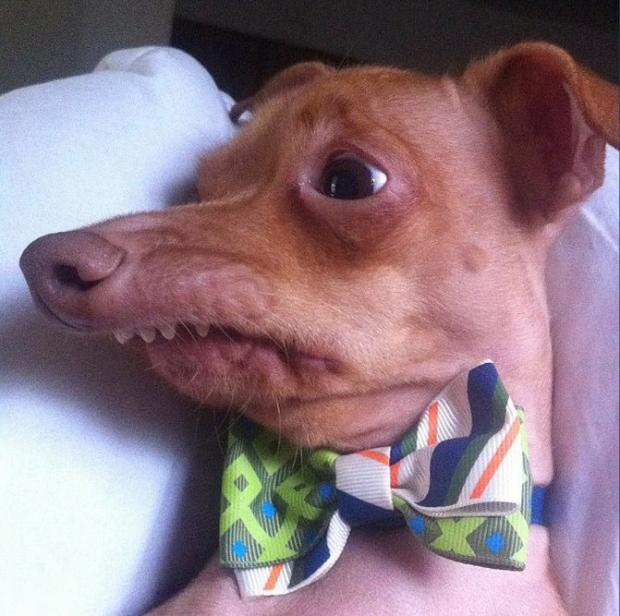
#> input picture Week_10/tuna-the-dog-phteven.jpg, 620 x 616 px
$ jupyter execute --allow-errors k-means_clustering.ipynb
#> lines starting #> are read from the running program, lines starting #| are printed output that depends on the picture; long printed decimals are rounded
# k-means Clustering

## Table of contents

[1.) Simple k-means clustering example](#section_1)<br>
[2.) Image segmentation](#section_2)<br>
[3.) 3D point cloud segmentation](#section_3)<br>
[4.) Finding clusters in the apartment data](#section_4)

## Libraries and settings

[cell 1]
# Install opencv-python-headless (neccessary in GitHub Codespaces)


# Libraries
import os
import cv2
import numpy as np
import pandas as pd
import matplotlib.pyplot as plt

from sklearn.cluster import KMeans
from sklearn.datasets import make_blobs
from sklearn.metrics import silhouette_score
from sklearn.preprocessing import StandardScaler

# Ignore warnings
import warnings
warnings.filterwarnings('ignore')

# Current working directory
print('\nCurrent working directory:', os.getcwd())

## 1.) Simple k-means clustering example
<a id='section_1'></a>

### Create the dataset

[cell 2]
# Create data
centers = [[2,1], [-2,2], [-2,-2], [-4,-5], [5,7]]
X, y = make_blobs(n_samples=300,
                  centers=centers,
                  cluster_std=0.8,
                  random_state=42)

# Normalization of the values
X = StandardScaler().fit_transform(X)

# Plot the data
plt.figure(figsize=(6,4))
plt.scatter(X[:,0], X[:,1], s=10, color='darkred')
plt.show()
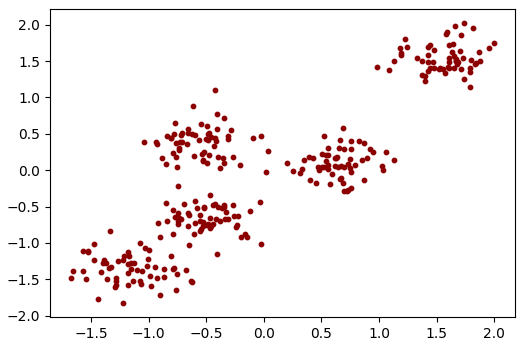
#> figure drawn by matplotlib, 1 panel

### Elbow Method showing the optimal k

[cell 3]
# Sum of squared distances of samples to their closest cluster center
distortions = []

# Range of k's
K = range(1,16,1)

# Loop to find the optimal k
for k in K:
    kmeanModel = KMeans(n_clusters=k)
    kmeanModel.fit(X)
    distortions.append(kmeanModel.inertia_)

# Elbow plot
plt.figure(figsize=(5,3))
plt.plot(K, distortions, 'bx-')
plt.xlabel('k')
plt.ylabel('Distortion')
plt.title('The Elbow Method showing the optimal k')

plt.show()
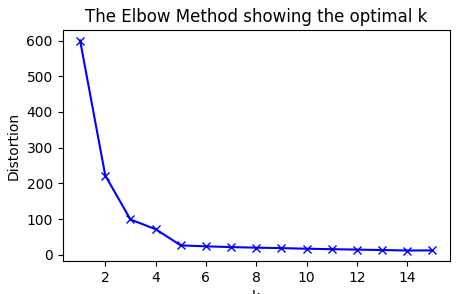
#> figure drawn by matplotlib, 1 panel; curve peaks at x = 1, y = 600

The ideal k value is 5 as the silhouette score is the highest

### Perform k-means clustering

[cell 4]
# Number of clusters
k = 5

# k-means clustering
kmeans = KMeans(n_clusters=k, random_state=42).fit(X)

# Predict the values
y2 = kmeans.predict(X)

# Plot the clusters
plt.figure(figsize=(6,4))
plt.scatter(X[:, 0], X[:, 1], c=y2, s=10)
plt.show()
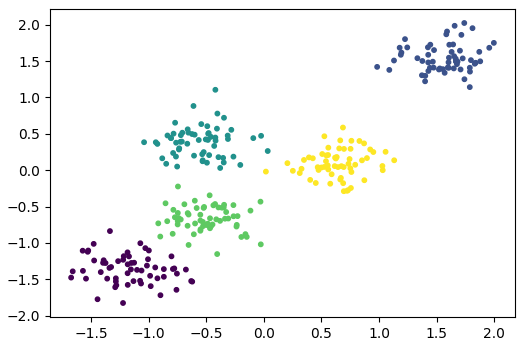
#> figure drawn by matplotlib, 1 panel

### Get and check the converged cluster centroids

[cell 5]
# Print centroids
centroids = kmeans.cluster_centers_
print('Cluster centroids:')
print(centroids, '\n')

# Check the 1st cluster's centroid 'by hand'
clust_00 = X[y2 == 0]
print('The 1st cluster\'s centroid:')
print(f'x = {sum(clust_00[:,0]/len(clust_00[:,0])):.8f}')
print(f'y = {sum(clust_00[:,1]/len(clust_00[:,1])):.8f}')

### Get the inertia or 'within-cluster sum-of-squares (WCSS)' of the k-means model

[cell 6]
print(f'Within-cluster sum-of-squares: {kmeans.inertia_:.4f}')

### Perform Silhouette Analysis
- For examples see:
- https://laid-back-scientist.com/en/k-means
- https://machinelearninggeek.com/evaluating-clustering-methods
- https://medium.com/@favourphilic/how-to-interpret-silhouette-plot-for-k-means-clustering-414e144a17fe

[cell 7]
# Import own module for Silhouette plots
from silhouette import *

# Create Silhouette plots for different k's
# Note: range(2,12,1) provides: [2, 3, 4, 5, 6, 7, 8, 9, 10, 11]
#> (the rest of this cell did not finish here and is left out)

## 2.) Image segmentation
<a id='section_2'></a>

## 2.) Image segmentation
<a id='section_2'></a>

### Read the image

[cell 8]
# Read the image
image = cv2.imread('tuna-the-dog-phteven.jpg')
#> image is the input picture: shape (616, 620, 3); mean B, G, R 130.4, 119.6, 142.2

# Change the color to RGB (from BGR)
image = cv2.cvtColor(image, cv2.COLOR_BGR2RGB)

# Plot the image
plt.figure(figsize=(6,8))
plt.imshow(image)

### Reshape the image

[cell 9]
# Reshaping the image into a 2D array of pixels and RGB colors
pixel_vals = image.reshape((-1,3))

# Convert to float
pixel_vals = np.float32(pixel_vals)
pixel_vals

### Elbow method showing the optimal k

[cell 10]
# Sum of squared distances of samples to their closest cluster center
distortions = []

# Range of k's
K = range(2,10,1)

# Loop to find the optimal k
for k in K:
    kmeanModel = KMeans(n_clusters=k)
    kmeanModel.fit(pixel_vals)
    distortions.append(kmeanModel.inertia_)
#> after the loop, distortions = [1.6e+09, 851287104, 570533120, 457098336, 390309888, 350571584, 312513792, 284715200]

# Elbow plot
plt.figure(figsize=(5,3))
plt.plot(K, distortions, 'bx-')
plt.xlabel('k')
plt.ylabel('Distortion')
plt.title('The Elbow method showing the optimal k')

plt.show()
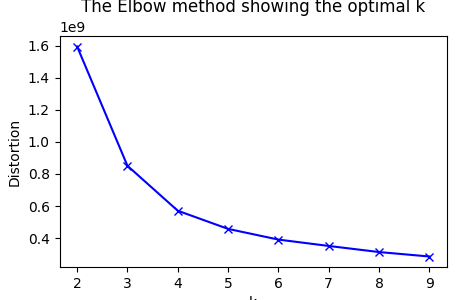
#> figure drawn by matplotlib, 1 panel

### Perform image segmentation

[cell 11]
# Number of clusters
k = 3

# Criteria for the segmentation algorithm to stop running
criteria = (cv2.TERM_CRITERIA_EPS + cv2.TERM_CRITERIA_MAX_ITER, 100, 0.85)

# Perform k-means clustering
retval, labels, centers = cv2.kmeans(pixel_vals,
                                     k,
                                     None,
                                     criteria,
                                     10,
                                     cv2.KMEANS_RANDOM_CENTERS)
#> retval = 851360677.8; centers = [[78.3, 54.3, 59.58], [216.8, 217.3, 234.8], [168.3, 130.1, 142.7]]

# Print cluster labels
print('Cluster labels:')
print(labels, '\n')
#> (printed output is left out)

# Print cluster centroids
print(f'Centroids of {k} clusters')
print(centers)
#| [[ 78.298   54.304  59.581 ]
#|  [216.780  217.253  234.800 ]
#|  [168.338  130.146  142.742 ]]

### Change data types and reshape the segmented data for visualization

[cell 12]
# Convert data into 8-bit values
centers = np.uint8(centers)
#> centers = [[78, 54, 59], [216, 217, 234], [168, 130, 142]]
segmented_data = centers[labels.flatten()]

# Reshape data into the original image dimensions
segmented_image = segmented_data.reshape((image.shape))
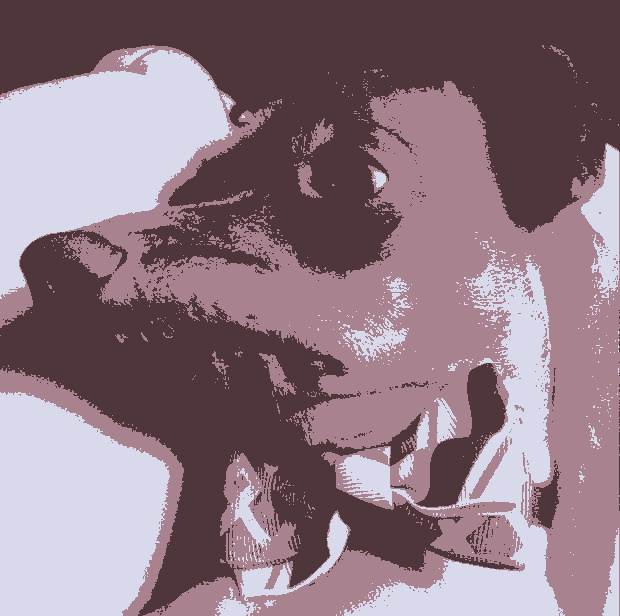
#> segmented_image: shape (616, 620, 3); mean R, G, B 141.8, 119.4, 129.7

# Show result
plt.figure(figsize=(6,8))
plt.imshow(segmented_image)

### Read the image

[cell 13]
# Read the image
image = cv2.imread('parrot.jpg')

# Change the color to RGB (from BGR)
#> (the rest of this cell did not finish here and is left out)

### Reshape the image

#> (a cell that did not finish here is left out)

### Elbow method showing the optimal k

[cell 15]
# Sum of squared distances of samples to their closest cluster center
distortions = []

# Range of k's
K = range(2,10,1)

# Loop to find the optimal k
for k in K:
    kmeanModel = KMeans(n_clusters=k)
    kmeanModel.fit(pixel_vals)
    distortions.append(kmeanModel.inertia_)
#> after the loop, distortions = [1.6e+09, 851169984, 570548800, 457404288, 390251552, 353307808, 312366592, 295812800]

# Elbow plot
plt.figure(figsize=(5,3))
plt.plot(K, distortions, 'bx-')
plt.xlabel('k')
plt.ylabel('Distortion')
plt.title('The Elbow method showing the optimal k')

plt.show()

### Perform image segmentation

[cell 16]
# Number of clusters
k = 5

# Criteria for the segmentation algorithm to stop running
criteria = (cv2.TERM_CRITERIA_EPS + cv2.TERM_CRITERIA_MAX_ITER, 100, 0.85)

# Perform k-means clustering
retval, labels, centers = cv2.kmeans(pixel_vals,
                                     k,
                                     None,
                                     criteria,
                                     10,
                                     cv2.KMEANS_RANDOM_CENTERS)
#> retval = 457180803.7; centers = [[159.3, 116.1, 123], [188.1, 158.7, 179.4], [220.6, 226.6, 243.2], [105.9, 72.27, 77.28], [50.19, 36.37, 42.04]]

# Print cluster labels
print('Cluster labels:')
print(labels, '\n')
#> (printed output is left out)

# Print cluster centroids
print(f'Centroids of {k} clusters')
print(centers)
#| [[159.263  116.074  122.970 ]
#|  [188.0944   158.731  179.373 ]
#|  [220.628  226.635  243.170 ]
#|  [105.928   72.274   77.279 ]
#|  [ 50.194  36.365   42.043]]

### Change data types and reshape the segmented data for visualization

[cell 17]
# Convert data into 8-bit values
centers = np.uint8(centers)
#> centers = [[159, 116, 122], [188, 158, 179], [220, 226, 243], [105, 72, 77], [50, 36, 42]]
segmented_data = centers[labels.flatten()]

# Reshape data into the original image dimensions
#> (the rest of this cell did not finish here and is left out)
